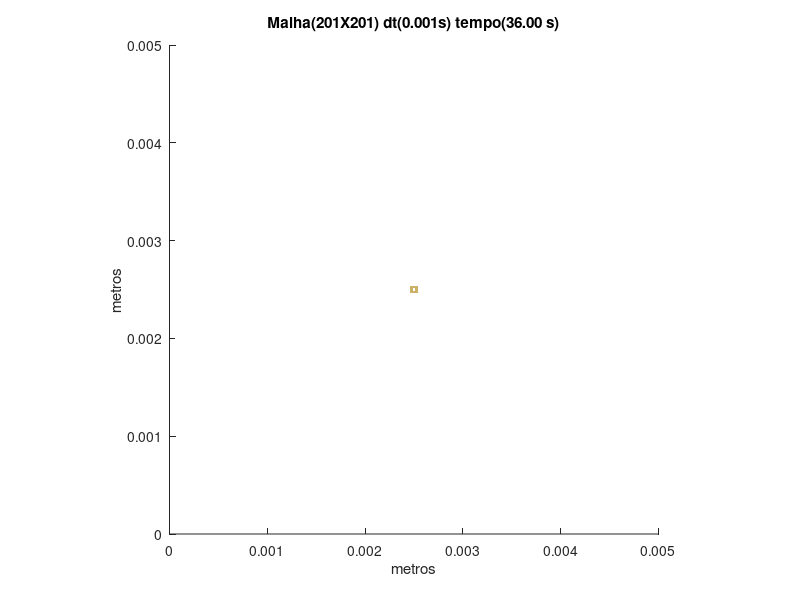

The MATLAB script that drew this image:
set (gca,'PlotBoxAspectRatio',[1 1 1],'Xlim',[0,0.005],'Ylim',[0,0.005])
hold on
title('Malha(201X201) dt(0.001s) tempo(36.00 s)')
hold on
ylabel('metros')
hold on
xlabel('metros')
hold on

fill([0.00246268656716418 0.00246268656716418 0.00248756218905473 0.00248756218905473],[0.00246268656716418 0.00248756218905473 0.00248756218905473 0.00246268656716418],[0.8,0.7,0.4],'LineStyle','none')

fill([0.00248756218905473 0.00248756218905473 0.00251243781094527 0.00251243781094527],[0.00246268656716418 0.00248756218905473 0.00248756218905473 0.00246268656716418],[0.8,0.7,0.4],'LineStyle','none')

fill([0.00251243781094527 0.00251243781094527 0.00253731343283582 0.00253731343283582],[0.00246268656716418 0.00248756218905473 0.00248756218905473 0.00246268656716418],[0.8,0.7,0.4],'LineStyle','none')

fill([0.00246268656716418 0.00246268656716418 0.00248756218905473 0.00248756218905473],[0.00248756218905473 0.00251243781094527 0.00251243781094527 0.00248756218905473],[0.8,0.7,0.4],'LineStyle','none')

fill([0.00251243781094527 0.00251243781094527 0.00253731343283582 0.00253731343283582],[0.00248756218905473 0.00251243781094527 0.00251243781094527 0.00248756218905473],[0.8,0.7,0.4],'LineStyle','none')

fill([0.00246268656716418 0.00246268656716418 0.00248756218905473 0.00248756218905473],[0.00251243781094527 0.00253731343283582 0.00253731343283582 0.00251243781094527],[0.8,0.7,0.4],'LineStyle','none')

fill([0.00248756218905473 0.00248756218905473 0.00251243781094527 0.00251243781094527],[0.00251243781094527 0.00253731343283582 0.00253731343283582 0.00251243781094527],[0.8,0.7,0.4],'LineStyle','none')

fill([0.00251243781094527 0.00251243781094527 0.00253731343283582 0.00253731343283582],[0.00251243781094527 0.00253731343283582 0.00253731343283582 0.00251243781094527],[0.8,0.7,0.4],'LineStyle','none')
